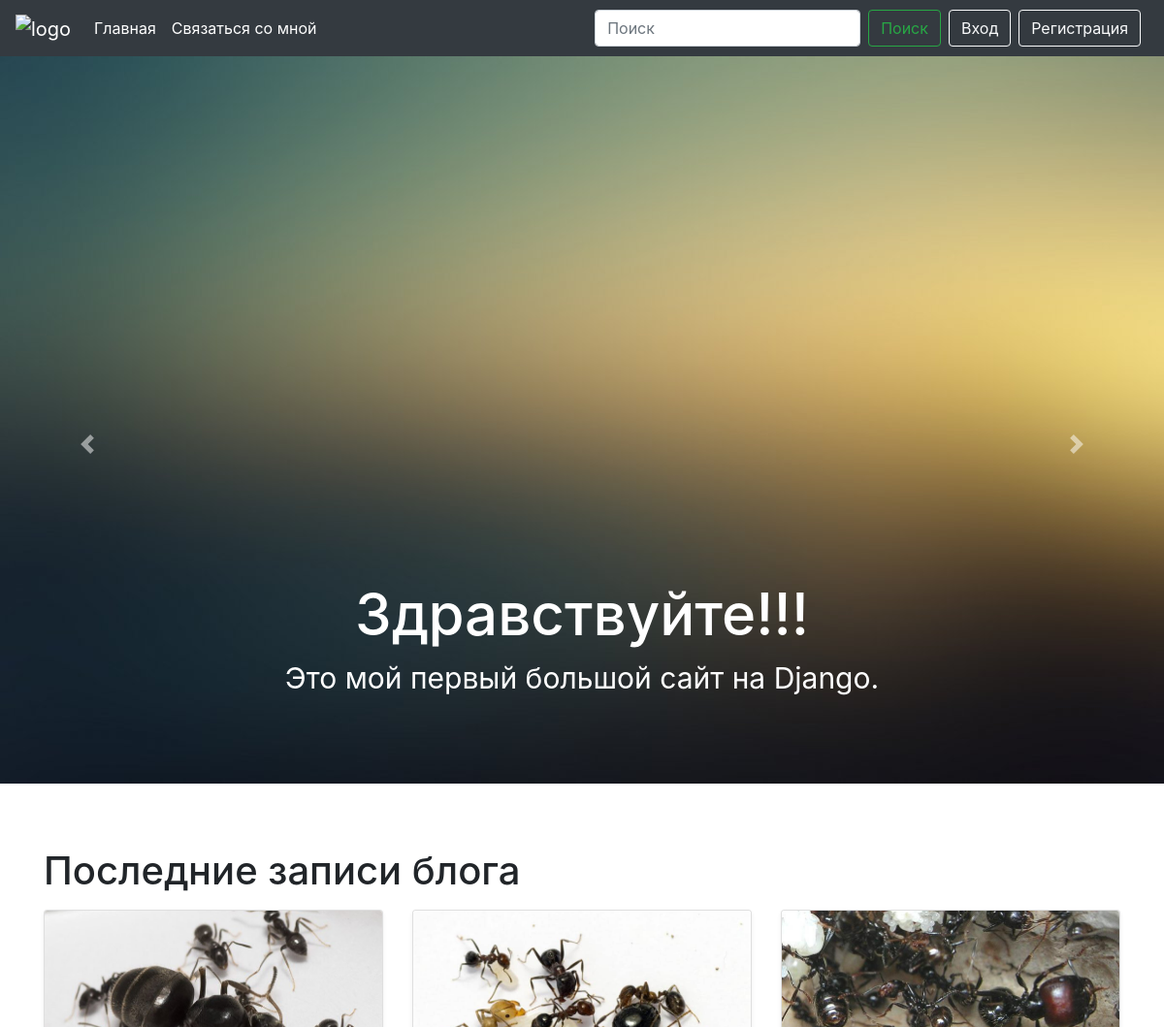
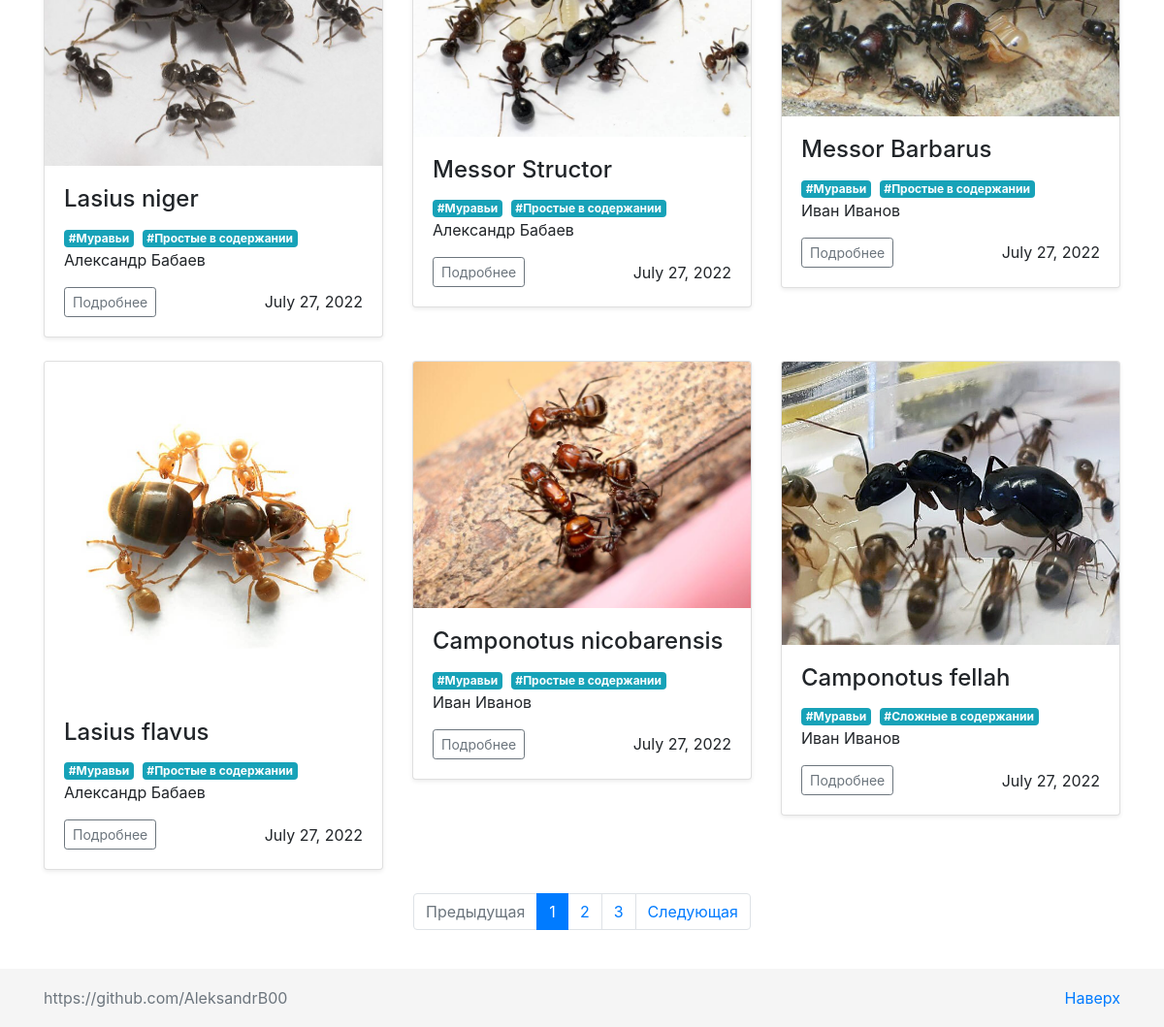
The page / on the database its author committed (2 pictures, top to bottom).
### myblog/models.py (models this page shows, shortened)
class Post(models.Model):
    h1 = models.CharField(max_length=100)
    text = models.TextField()
    author = models.ForeignKey(User, on_delete=models.CASCADE, related_name='user_name')
    post_date = models.DateField(default=timezone.now)
    image = models.ImageField()
    slug = models.SlugField(max_length=100, unique=True)
    tag = TaggableManager()

### myblog/views.py (the view)
# urls.py: path('', MainPageView.as_view(), name='home'),
class MainPageView(View):
    def get(self, request):
        posts = Post.objects.filter(post_date__lte=timezone.now()).order_by('-post_date')
        pagination = Paginator(posts, 6)
        page_number = request.GET.get('page')
        page_obj = pagination.get_page(page_number)
        return render(request, 'home.html', context={
            'page_obj' : page_obj
         })

### myblog/templates/home.html (shortened to what this page needs)
{% extends 'base.html' %}
{% load static %}
{% block carousel%}
    {% include 'modules/carousel.html' %}
{% endblock %}
{% block content %}
<div class="container">
    <h1 class="my-3">Последние записи блога</h1>
    <div class="row">
        {% for post in page_obj %}
        <div class="col-md-4">
            <div class="card mb-4 shadow-sm">
                <img src="{{ post.image.url }}" alt="" class="card-img-top">
                <div class="card-body">
                    <h4 class="card-title">{{ post.h1 }}</h4>
                    {% for tag in post.tag.all %}
                  <a href="{% url 'tag' tag.slug %}" class="mr-1 badge badge-info">#{{ tag }}</a>
                    {% endfor %}
                    <p class="card-text">{{ post.author.first_name }} {{ post.author.last_name }}</p>
                    <div class="d-flex justify-content-between align-items-center">
                        <div class="btn-group">
                            <a href="{% url 'post_detail' post.slug %}" class="btn btn-sm btn-outline-secondary">Подробнее</a>
                        </div>
                        {{ post.post_date }}
                    </div>
                </div>
            </div>
        </div>
        {% endfor %}
    </div>
</div>
{% endblock %}
{% block pagination %}
<nav aria-label="Paginate me">
    <ul class="pagination justify-content-center">
        {% if page_obj.has_previous %}
        <li class="page-item">
            <a class="page-link" href="?page={{ page_obj.previous_page_number }}" tabindex="-1">Предыдущая</a>
        </li>
        {% else %}
        <li class="page-item disabled">
            <a class="page-link" href="#" tabindex="-1">Предыдущая</a>
        </li>
        {% endif %}
        {% for i in page_obj.paginator.page_range %}
        {% if i == page_obj.number %}
        <li class="page-item active"><a class="page-link" href="?page={{ i }}">{{ i }}</a></li>
        {% else %}
        <li class="page-item"><a class="page-link" href="?page={{ i }}">{{ i }}</a></li>
        {% endif %}
        {% endfor %}
        {% if page_obj.has_next %}
        <li class="page-item">
            <a class="page-link" href="?page={{ page_obj.next_page_number }}">Следующая</a>
        </li>
        {% else %}
        <li class="page-item disabled">
            <a class="page-link" href="#">Следующая</a>
        </li>
        {% endif %}
    </ul>
</nav>
<br>
{% endblock %}

### myblog/templates/base.html (shortened to what this page needs)
{% load static %}
<!doctype html>
<html lang="en">
  <head>
    <link rel="stylesheet" href="https://cdn.jsdelivr.net/npm/bootstrap@4.5.3/dist/css/bootstrap.min.css"
>
          <link rel="stylesheet" href="{% static 'css/style.css' %}">
  </head>
  <body>
    <nav class="navbar navbar-expand-lg navbar-dark bg-dark sticky-top">
      <a href="#" class="navbar-brand">
          <img src="https://upload.wikimedia.org/wikipedia/commons/c/c3/Python-logo-notext.svg" width="30" height="30" alt="logo">
      </a>
      <div class="collapse navbar-collapse" id="navbarSupportedContent">
          <ul class="navbar-nav mr-auto">
              <li class="nav-item active">
                  <a href="{% url 'home' %}" class="nav-link">Главная</a>
              </li>
              <li class="nav-item active">
                  <a href="{% url 'contact' %}" class="nav-link">Связаться со мной</a>
              </li>
          </ul>
          <form action="{% url 'search_results' %}" class="form-inline my-2 my-lg-0", method="get">
              <input name="q" type="text" class="form-control mr-sm-2" placeholder="Поиск" aria-label="Поиск">
              <button class="btn btn-outline-success my-2 my-sm-0 mr-2" type="submit">Поиск</button>
          </form>
          {% if user.is_authenticated %}
          <span class="navbar-text mr-2">{{ user }}</span>
          <a href="{% url 'logout' %}" class="btn btn-outline-light">Выход</a>
          <a href="{% url 'create_post' %}" class="btn btn-outline-light">Создать пост</a>
          <a href="{% url 'profile_page' %}" class="btn btn-outline-light">Профиль</a>
          {% else %}
          <a href=" {% url 'signin' %} " class="btn btn-outline-light mr-2">Вход</a>
          <a href=" {% url 'signup' %} " class="btn btn-outline-light mr-2">Регистрация</a>
          {% endif %}
      </div>
  </nav>
  {% block carousel %}
  {% endblock %}
  {% block content %}
  {% endblock %}
{% block pagination %}
{% endblock %}
{% include 'modules/footer.html' %}
  </body>
</html>

### myblog/templates/modules/carousel.html (shortened to what this page needs)
{% load static %}
<div class="container-fluid home-slider">
    <div id="carouselExampleCaptions" class="carousel slide" data-ride="carousel">
        <ol class="carousel-indicators">
            <li data-target="#carouselExampleCaptions" data-slide-to="0" class="active"></li>
            <li data-target="#carouselExampleCaptions" data-slide-to="1"></li>
            <li data-target="#carouselExampleCaptions" data-slide-to="2"></li>
        </ol>
        <div class="carousel-inner">
            <div class="carousel-item active">
                <img src="{% static 'img/first_im.jpg' %}" class="d-block w-100" alt="Первая картинка">
                <div class="carousel-caption d-none d-md-block">
                    <h5>Здравствуйте!!!</h5>
                    <p>Это мой первый большой сайт на Django.</p>
                </div>
            </div>
        </div>
        <a class="carousel-control-prev" href="#carouselExampleCaptions" role="button" data-slide="prev">
            <span class="carousel-control-prev-icon" aria-hidden="true"></span>
        </a>
        <a class="carousel-control-next" href="#carouselExampleCaptions" role="button" data-slide="next">
            <span class="carousel-control-next-icon" aria-hidden="true"></span>
        </a>
    </div>
</div>

### myblog/templates/modules/footer.html
<footer class="footer">
    <div class="container">
        <p class="float-right">
            <a href="#">Наверх</a>
        </p>
        <span class="text-muted">https://github.com/AleksandrB00</span>
    </div>
</footer>

### myblog/static/css/style.css (style rules this page uses)
.home-slider { padding: 0; }
.home-slider h5 { font-size: 60px; }
.home-slider p { font-size: 30px; }
.carousel-caption { bottom: 100px; }
.carousel-item { height: 50rem; }
body { margin-bottom: 60px; }
html { position: relative; min-height: 100%; }
footer { position: absolute; bottom: 0; width: 100%; height: 60px; line-height: 60px; background-color: #f5f5f5; }

### rows shown on the page
Post: image (picture), h1 "Lasius niger", author.first_name "Александр", author.last_name "Бабаев", post_date "July 27, 2022"
Tag: name "Муравьи"
Tag: name "Простые в содержании"
Post: image (picture), h1 "Messor Structor", author.first_name "Александр", author.last_name "Бабаев", post_date "July 27, 2022"
Post: image (picture), h1 "Messor Barbarus", author.first_name "Иван", author.last_name "Иванов", post_date "July 27, 2022"
Post: image (picture), h1 "Lasius flavus", author.first_name "Александр", author.last_name "Бабаев", post_date "July 27, 2022"
Post: image (picture), h1 "Camponotus nicobarensis", author.first_name "Иван", author.last_name "Иванов", post_date "July 27, 2022"
Post: image (picture), h1 "Camponotus fellah", author.first_name "Иван", author.last_name "Иванов", post_date "July 27, 2022"
Tag: name "Сложные в содержании"

### other values the page prints
{{ i }} "1"
{{ i }} "2" "3"
